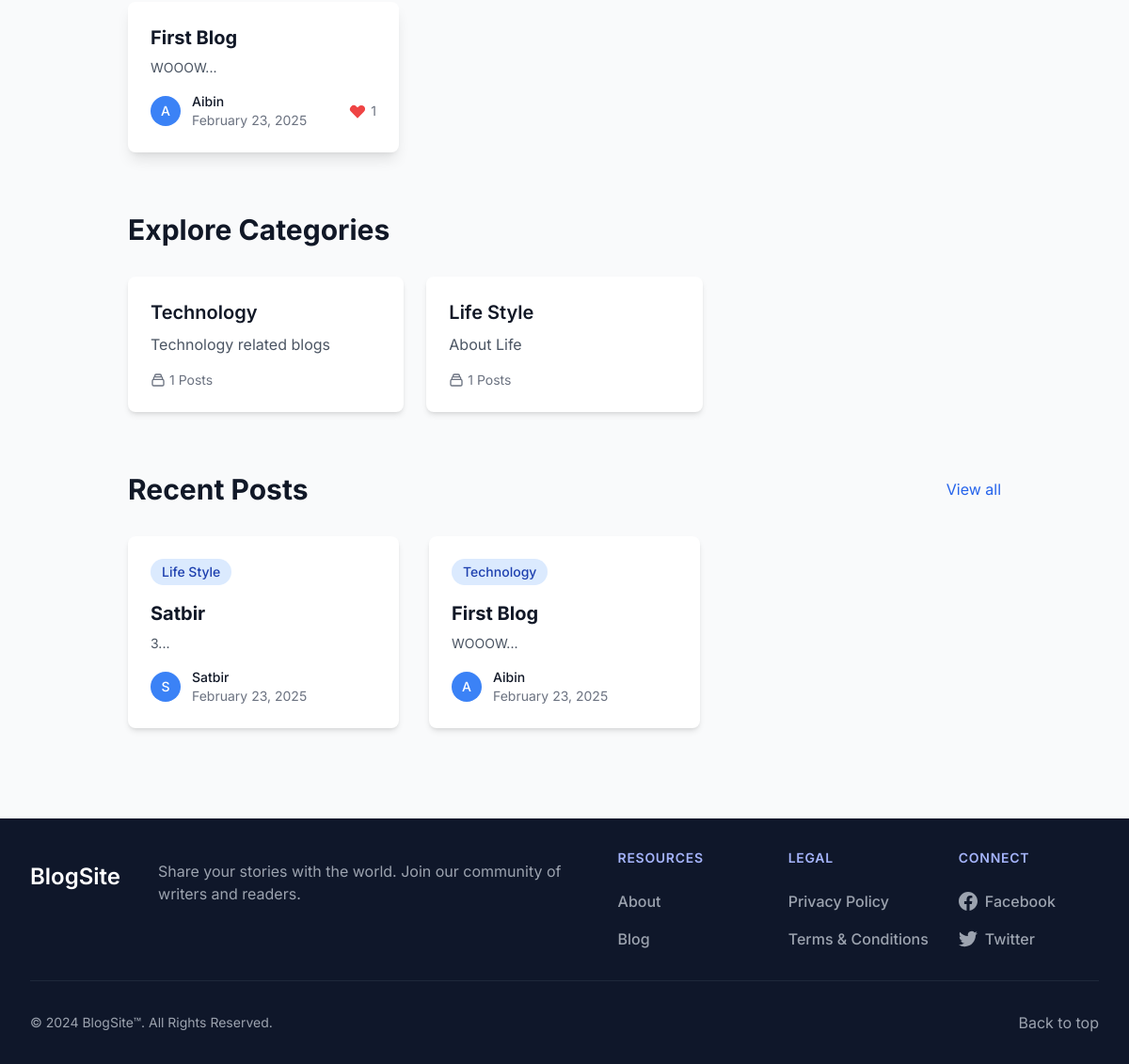
The app's page / (lower part), older data.
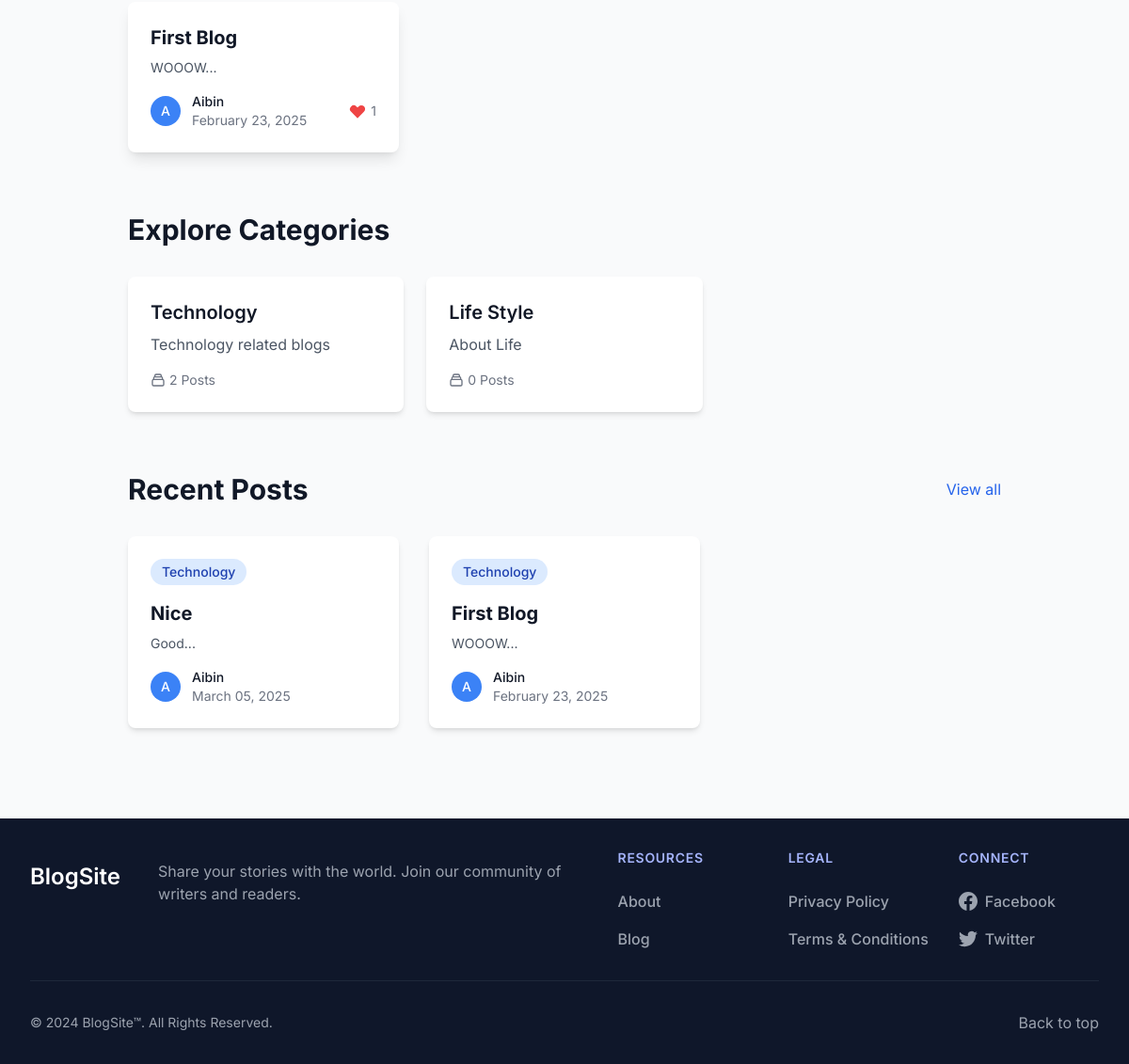
The same page, newer data.
### app.py (models this page shows, shortened)
class Blog(db.Model):
    id = db.Column(db.Integer, primary_key=True)
    title = db.Column(db.String(200), nullable=False)
    content = db.Column(db.Text, nullable=False)
    author_id = db.Column(db.Integer, db.ForeignKey('user.id'), nullable=False)
    category_id = db.Column(db.Integer, db.ForeignKey('category.id'), nullable=False)
    status = db.Column(db.String(20), default='draft')
    moderation_status = db.Column(db.String(20), default='pending')
    moderation_comment = db.Column(db.Text)
    moderated_by = db.Column(db.Integer, db.ForeignKey('user.id'))
    moderated_at = db.Column(db.DateTime)
    created_at = db.Column(db.DateTime, default=datetime.utcnow)
    updated_at = db.Column(db.DateTime, default=datetime.utcnow, onupdate=datetime.utcnow)
    comments = db.relationship('Comment', backref='blog', lazy=True)
    likes = db.relationship('Like', backref='blog', lazy=True)
    author = db.relationship('User', foreign_keys=[author_id], backref='blogs')
    moderator = db.relationship('User', foreign_keys=[moderated_by], backref='moderated_blogs')

class User(UserMixin, db.Model):
    id = db.Column(db.Integer, primary_key=True)
    name = db.Column(db.String(100), nullable=False)
    email = db.Column(db.String(120), unique=True, nullable=False)
    password = db.Column(db.String(200), nullable=False)
    is_admin = db.Column(db.Boolean, default=False)
    created_at = db.Column(db.DateTime, nullable=False, default=datetime.utcnow)
    updated_at = db.Column(db.DateTime, default=datetime.utcnow, onupdate=datetime.utcnow)

class Category(db.Model):
    id = db.Column(db.Integer, primary_key=True)
    name = db.Column(db.String(50), unique=True, nullable=False)
    description = db.Column(db.Text)
    created_at = db.Column(db.DateTime, default=datetime.utcnow)
    updated_at = db.Column(db.DateTime, default=datetime.utcnow, onupdate=datetime.utcnow)
    blogs = db.relationship('Blog', backref='category', lazy=True)

### app.py (the view)
@app.route('/')
def home():
    recent_blogs = Blog.query.filter(
        Blog.status == 'published',
        Blog.moderation_status != 'rejected'
    ).order_by(Blog.created_at.desc())\
        .limit(3).all()
    categories = Category.query.all()
    for category in categories:
        category.blog_count = len([b for b in category.blogs if b.status == 'published' and b.moderation_status != 'rejected'])
    featured_blogs = Blog.query.filter(
        Blog.status == 'published',
        Blog.moderation_status != 'rejected'
    ).join(Like)\
        .group_by(Blog.id)\
        .order_by(db.func.count(Like.id).desc())\
        .limit(3).all()
    return render_template('index.html',
                         recent_blogs=recent_blogs,
                         categories=categories,
                         featured_blogs=featured_blogs,
                         user=current_user)

### app.py (called while the page is built)
@app.context_processor
def utility_processor():
    return {
        'POSTS_PER_PAGE': app.config['POSTS_PER_PAGE'],
        'min': min  # Make min() function available in templates
    }

### templates/index.html (shortened to what the changed rows need)
{% extends "base.html" %}
{% block content %}
{% if featured_blogs %}
<div class="max-w-7xl mx-auto px-4 sm:px-6 lg:px-8 mt-16">
    <div class="grid grid-cols-1 md:grid-cols-3 gap-8">
        {% for blog in featured_blogs %}
        <div class="bg-white rounded-lg shadow-lg overflow-hidden hover:shadow-xl transition-shadow duration-300">
            <div class="p-6">
                <a href="{{ url_for('view_blog', blog_id=blog.id) }}" class="block">
                    <h3 class="text-xl font-bold text-gray-900 hover:text-blue-600 mb-2">{{ blog.title }}</h3>
                    <p class="text-gray-600 text-sm mb-4">{{ blog.content[:150]|striptags }}...</p>
                </a>
                <div class="flex items-center justify-between">
                    <div class="flex items-center">
                        <div class="flex-shrink-0">
                            <div class="h-8 w-8 rounded-full bg-blue-500 flex items-center justify-center">
                                <span class="text-white font-medium text-sm">{{ blog.author.name[:1] }}</span>
                            </div>
                        </div>
                        <div class="ml-3">
                            <p class="text-sm font-medium text-gray-900">{{ blog.author.name }}</p>
                            <p class="text-sm text-gray-500">{{ blog.created_at.strftime('%B %d, %Y') }}</p>
                        </div>
                    </div>
                    <div class="flex items-center text-gray-500">
                        <svg class="w-5 h-5 text-red-500" fill="currentColor" viewBox="0 0 20 20">
                            <path fill-rule="evenodd" d="M3.172 5.172a4 4 0 015.656 0L10 6.343l1.172-1.171a4 4 0 115.656 5.656L10 17.657l-6.828-6.829a4 4 0 010-5.656z" clip-rule="evenodd"></path>
                        </svg>
                        <span class="ml-1 text-sm">{{ blog.likes|length }}</span>
                    </div>
                </div>
            </div>
        </div>
        {% endfor %}
    </div>
</div>
{% endif %}
<div class="max-w-7xl mx-auto px-4 sm:px-6 lg:px-8 mt-16">
    <h2 class="text-3xl font-bold text-gray-900 mb-8">Explore Categories</h2>
    <div class="grid grid-cols-1 sm:grid-cols-2 lg:grid-cols-3 gap-6">
        {% for category in categories %}
        <a href="{{ url_for('all_blogs') }}" class="group">
            <div class="bg-white rounded-lg shadow-md p-6 hover:shadow-lg transition-shadow duration-300">
                <h3 class="text-xl font-semibold text-gray-900 group-hover:text-blue-600">{{ category.name }}</h3>
                <p class="text-gray-600 mt-2">{{ category.description or 'Explore posts in this category' }}</p>
                <div class="mt-4 flex items-center text-sm text-gray-500">
                    <svg class="w-4 h-4 mr-1" fill="none" stroke="currentColor" viewBox="0 0 24 24">
                        <path stroke-linecap="round" stroke-linejoin="round" stroke-width="2" d="M19 11H5m14 0a2 2 0 012 2v6a2 2 0 01-2 2H5a2 2 0 01-2-2v-6a2 2 0 012-2m14 0V9a2 2 0 00-2-2M5 11V9a2 2 0 012-2m0 0V5a2 2 0 012-2h6a2 2 0 012 2v2M7 7h10"></path>
                    </svg>
                    {{ category.blog_count }} Posts
                </div>
            </div>
        </a>
        {% endfor %}
    </div>
</div>
<div class="max-w-7xl mx-auto px-4 sm:px-6 lg:px-8 mt-16 mb-16">
    <div class="flex justify-between items-center mb-8">
        <h2 class="text-3xl font-bold text-gray-900">Recent Posts</h2>
    </div>
    <div class="grid grid-cols-1 md:grid-cols-2 lg:grid-cols-3 gap-8">
        {% for blog in recent_blogs %}
        <div class="bg-white rounded-lg shadow-md overflow-hidden hover:shadow-lg transition-shadow duration-300">
            <div class="p-6">
                <a href="{{ url_for('view_blog', blog_id=blog.id) }}" class="block">
                    <span class="inline-flex items-center px-3 py-1 rounded-full text-sm font-medium bg-blue-100 text-blue-800 mb-4">
                        {{ blog.category.name }}
                    </span>
                    <h3 class="text-xl font-bold text-gray-900 hover:text-blue-600 mb-2">{{ blog.title }}</h3>
                    <p class="text-gray-600 text-sm">{{ blog.content[:150]|striptags }}...</p>
                </a>
                <div class="mt-4 flex items-center justify-between">
                    <div class="flex items-center">
                        <div class="flex-shrink-0">
                            <div class="h-8 w-8 rounded-full bg-blue-500 flex items-center justify-center">
                                <span class="text-white font-medium text-sm">{{ blog.author.name[:1] }}</span>
                            </div>
                        </div>
                        <div class="ml-3">
                            <p class="text-sm font-medium text-gray-900">{{ blog.author.name }}</p>
                            <p class="text-sm text-gray-500">{{ blog.created_at.strftime('%B %d, %Y') }}</p>
                        </div>
                    </div>
                </div>
            </div>
        </div>
        {% endfor %}
    </div>
</div>
{% endblock %}

Row changes from the older to the newer data that the page shows:
removed Blog: category.name "Life Style", title "Satbir", content "3", author "S", author.name "Satbir", created_at "February 23, 2025", shown under "Recent Posts"
computed for Category "Technology": blog_count "1" → "2"
computed for Category "Life Style": blog_count "1" → "0"
added Blog: category.name "Technology", title "Nice", content "Good", author "A", author.name "Aibin", created_at "March 05, 2025", shown under "Recent Posts"
